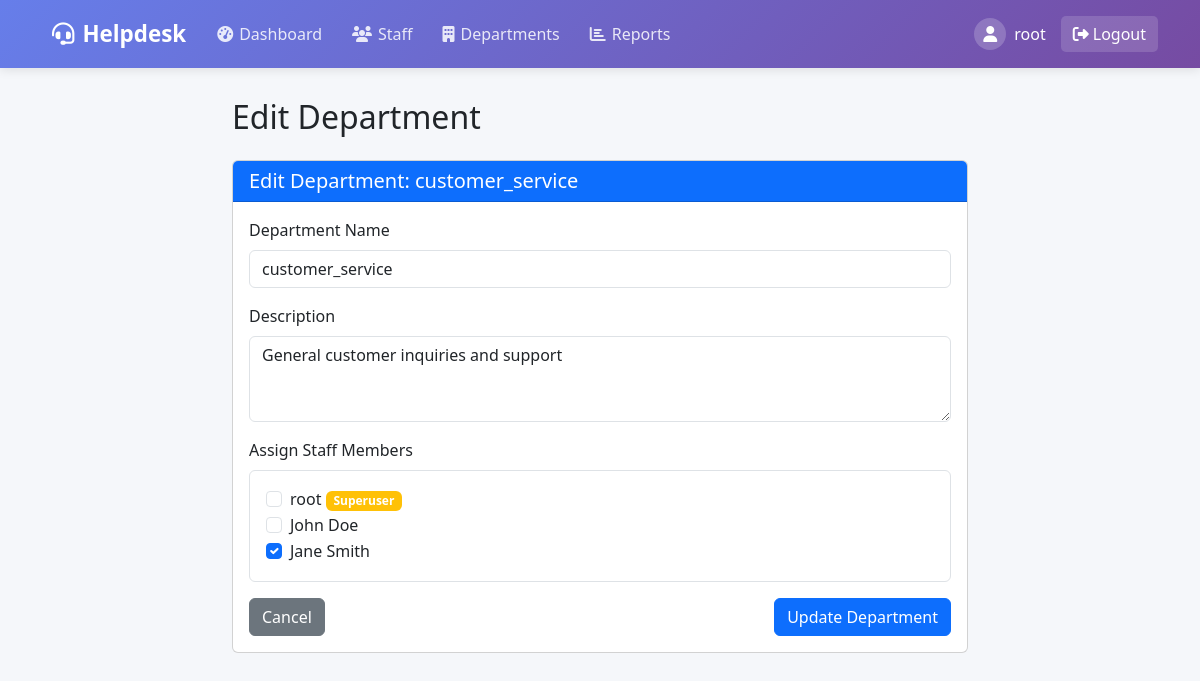
Before: /departments/2/edit/ (signed in) with the older database file.
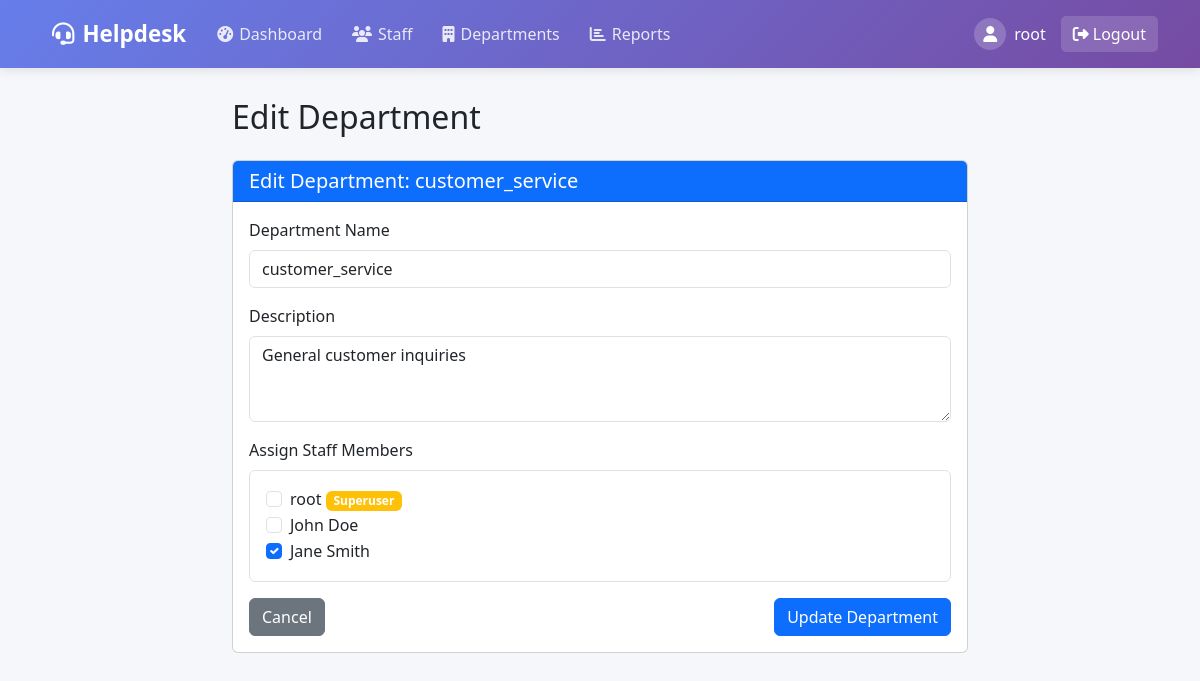
After: the same page with the newer database file.
### tickets/models.py (models this page shows)
class Department(models.Model):
    name = models.CharField(max_length=100, unique=True)
    description = models.TextField(blank=True)
    staff = models.ManyToManyField(User, related_name='departments', limit_choices_to={'is_staff': True})
    created_at = models.DateTimeField(auto_now_add=True)
    def __str__(self):
        return self.name

### tickets/views.py (the view, shortened to what this page needs)
# urls.py: path('departments/<int:pk>/edit/', views.department_edit, name='department_edit'),
@login_required
@superuser_required
def department_edit(request, pk):
    department = get_object_or_404(Department, pk=pk)
    context = {
        'title': 'Edit Department',
        'department': department,
        'name': department.name,
        'description': department.description,
        'staff': User.objects.filter(is_staff=True),
        'selected_staff': [str(staff.id) for staff in department.staff.all()],
    }
    return render(request, 'tickets/departments/department_form.html', context)

### tickets/views.py (called while the page is built)
def superuser_required(function):
    actual_decorator = user_passes_test(lambda u: u.is_superuser)
    return actual_decorator(function)

### tickets/templates/tickets/departments/department_form.html (shortened to what this page needs)
{% extends 'base.html' %}
{% block content %}
<div class="row mb-4">
    <div class="col-md-8 offset-md-2">
        <h2 class="mb-4">{{ title }}</h2>
        <div class="card">
            <div class="card-header bg-primary text-white">
                <h5 class="card-title mb-0">
                    {% if department %}Edit Department: {{ department }}{% else %}Create New Department{% endif %}
                </h5>
            </div>
            <div class="card-body">
                <form method="post" novalidate>
                    <div class="mb-3">
                        <label for="name" class="form-label">Department Name</label>
                        <input type="text" id="name" name="name" class="form-control {% if errors.name %}is-invalid{% endif %}" value="{{ name|default:'' }}" required>
                    </div>
                    <div class="mb-3">
                        <label for="description" class="form-label">Description</label>
                        <textarea id="description" name="description" class="form-control" rows="3">{{ description|default:'' }}</textarea>
                    </div>
                    <div class="mb-3">
                        <label class="form-label">Assign Staff Members</label>
                        <div class="border p-3 rounded">
                            {% for staff_member in staff %}
                            <div class="form-check">
                                <input type="checkbox" id="staff_{{ staff_member.id }}" name="staff" value="{{ staff_member.id }}" class="form-check-input"
                                {% if selected_staff and staff_member.id|stringformat:"i" in selected_staff %}checked{% endif %}>
                                <label class="form-check-label" for="staff_{{ staff_member.id }}">
                                    {{ staff_member.get_full_name|default:staff_member.username }}
                                    {% if staff_member.is_superuser %}<span class="badge bg-warning">Superuser</span>{% endif %}
                                </label>
                            </div>
                            {% empty %}
                            <p class="text-muted">No staff members available.</p>
                            {% endfor %}
                        </div>
                    </div>
                    <div class="d-flex justify-content-between">
                        <a href="{% url 'department_list' %}" class="btn btn-secondary">Cancel</a>
                        <button type="submit" class="btn btn-primary">
                            {% if department %}Update{% else %}Create{% endif %} Department
                        </button>
                    </div>
                </form>
            </div>
        </div>
    </div>
</div>
{% endblock %}

Changed rows visible on the page:
changed Department "customer_service": description "General customer inquiries and support" → "General customer inquiries"
